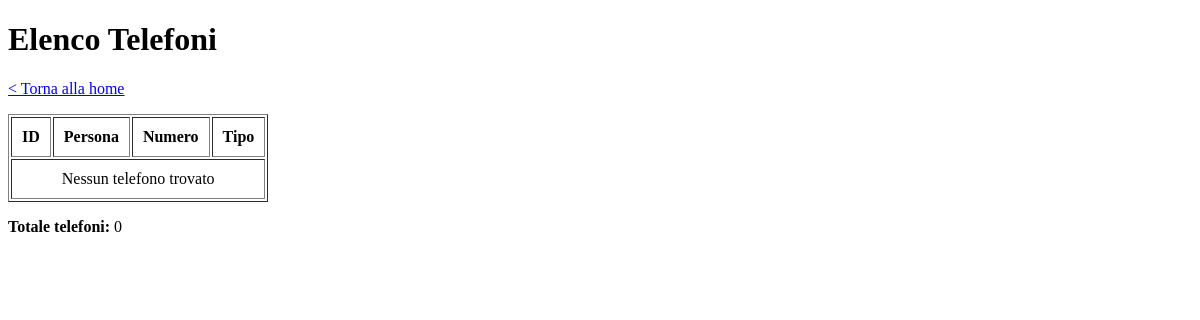
Before: /telefoni_dati.php with the older database file.
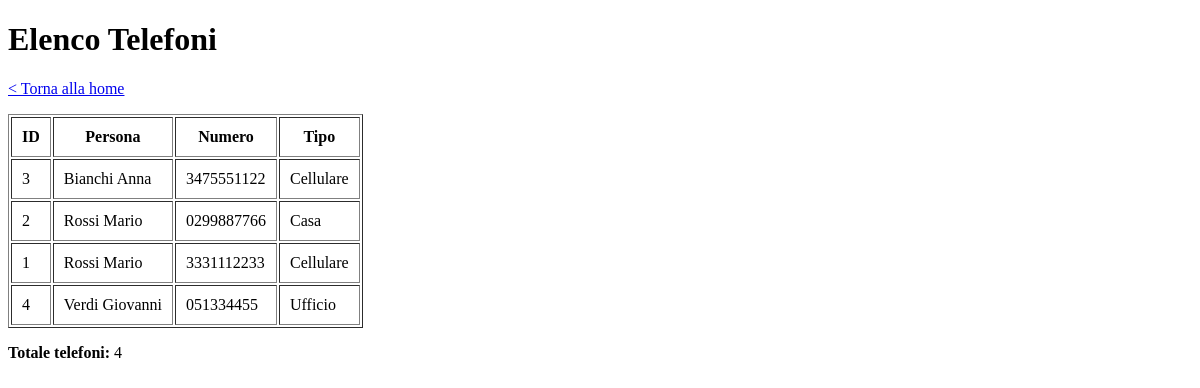
After: the same page with the newer database file.
### tables this page shows
CREATE TABLE telefoni (
    id INT AUTO_INCREMENT PRIMARY KEY,
    persona_id INT NOT NULL,
    numero VARCHAR(20) NOT NULL,
    tipo VARCHAR(20) NOT NULL,
    data_inserimento TIMESTAMP DEFAULT CURRENT_TIMESTAMP,
    CONSTRAINT fk_telefoni_persona
        FOREIGN KEY (persona_id)
        REFERENCES persone(id)
        ON DELETE CASCADE
        ON UPDATE CASCADE
);

CREATE TABLE persone (
    id INT AUTO_INCREMENT PRIMARY KEY,
    nome VARCHAR(50) NOT NULL,
    cognome VARCHAR(50) NOT NULL,
    email VARCHAR(100) NOT NULL UNIQUE,
    data_inserimento TIMESTAMP DEFAULT CURRENT_TIMESTAMP
);

### telefoni_dati.php (the view, shortened to what this page needs)
<?php
require_once 'config.php';
$query = "SELECT t.id, t.numero, t.tipo, p.nome, p.cognome
          FROM telefoni t
          INNER JOIN persone p ON t.persona_id = p.id
          ORDER BY p.cognome, p.nome, t.tipo";
$result = mysqli_query($conn, $query);
$telefoni = array();
while ($row = mysqli_fetch_assoc($result)) {
    $telefoni[] = $row;
}
?>
<!DOCTYPE html>
<html lang="it">
<head>
</head>
<body>
    <h1>Elenco Telefoni</h1>
    <p><a href="index.php">&lt; Torna alla home</a></p>
    <table border="1" cellpadding="10">
        <tr>
            <th>ID</th>
            <th>Persona</th>
            <th>Numero</th>
            <th>Tipo</th>
        </tr>
        <?php
        if (count($telefoni) > 0) {
            foreach ($telefoni as $telefono) {
                echo "<tr>";
                echo "<td>" . (int)$telefono['id'] . "</td>";
                echo "<td>" . htmlspecialchars($telefono['cognome'] . " " . $telefono['nome']) . "</td>";
                echo "<td>" . htmlspecialchars($telefono['numero']) . "</td>";
                echo "<td>" . htmlspecialchars($telefono['tipo']) . "</td>";
                echo "</tr>";
            }
        } else {
            echo "<tr><td colspan='4' style='text-align:center'>Nessun telefono trovato</td></tr>";
        }
        ?>
    </table>
    <p><strong>Totale telefoni:</strong> <?php echo count($telefoni); ?></p>
</body>
</html>

Changed rows visible on the page:
added telefoni: id "3", persona.nome "Bianchi Anna", numero "3475551122", tipo "Cellulare"
added telefoni: id "2", persona.nome "Rossi Mario", numero "0299887766", tipo "Casa"
added telefoni: id "1", persona.nome "Rossi Mario", numero "3331112233", tipo "Cellulare"
added telefoni: id "4", persona.nome "Verdi Giovanni", numero "051334455", tipo "Ufficio"
Other visible differences:
count($telefoni): "0" → "4"
text no longer shown: "Nessun telefono trovato"
